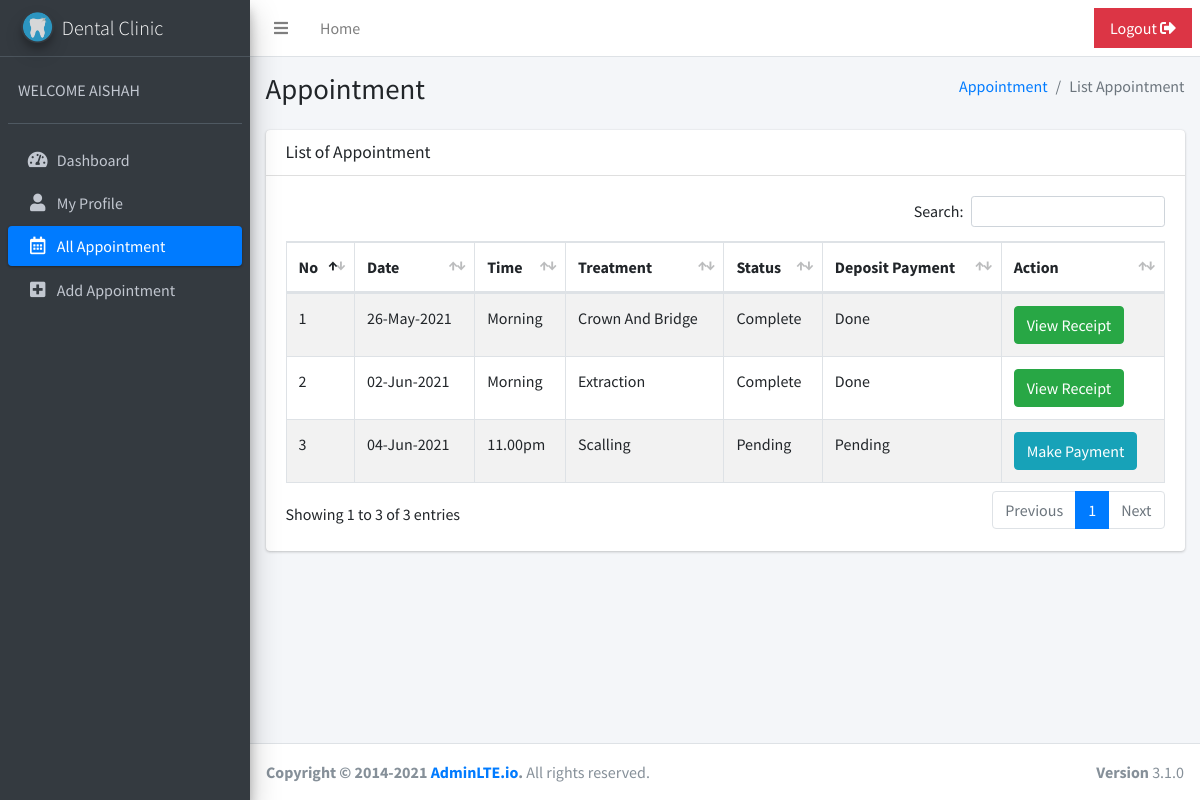
Screenshot of /Patient/app-list.php (signed in) with the database file from the repository.
### tables this page shows
CREATE TABLE `patient` (
  `user_ID` int(3) UNSIGNED NOT NULL,
  `username` varchar(20) NOT NULL,
  `password` varchar(60) NOT NULL,
  `fullname` varchar(100) NOT NULL,
  `IC` varchar(20) NOT NULL,
  `gender` varchar(10) NOT NULL,
  `DOB` date DEFAULT NULL,
  `phoneNo` varchar(20) NOT NULL,
  `email` varchar(50) NOT NULL,
  `address` varchar(100) NOT NULL
);

CREATE TABLE `appointment` (
  `app_ID` int(11) NOT NULL,
  `user_ID` int(3) UNSIGNED NOT NULL,
  `treatment_ID` int(11) DEFAULT 1,
  `date` date NOT NULL,
  `time` varchar(20) NOT NULL,
  `deposit` int(11) NOT NULL DEFAULT 1,
  `receipt_number` varchar(50) DEFAULT NULL,
  `receipt_url` varchar(50) DEFAULT NULL,
  `deposit_amount` float(10,2) NOT NULL DEFAULT 0.00,
  `status` int(11) NOT NULL DEFAULT 1
);

CREATE TABLE `treatment` (
  `treatment_ID` int(11) UNSIGNED NOT NULL,
  `treatment_name` varchar(100) NOT NULL,
  `fees` float NOT NULL
);

### Patient/auth.php (called while the page is built, shortened)
<?php
require "../config.php";
if(isset($_SESSION['role'])){
	$auth_q = $db->query("SELECT * FROM patient WHERE username='$_SESSION[username]'");
	$auth = $auth_q->fetch_assoc();
}else{
	echo "<script>alert('No session found! Please relogin.');window.location='../index.php';</script>";
}
?>

### helper.php (called while the page is built, shortened)
<?php
function PayDeposit($deposit){
  $depo = [
      1 => 'Pending',
      2 => 'Done',
      3 => 'Cancel',
  ];
  return $depo[$deposit];
 }
?>

### Patient/app-list.php (the view, shortened to what this page needs)
<?php require "auth.php";
function appStatus($status){
  $statuses = [
      1 => 'Pending',
      2 => 'Approves',
      3 => 'Complete'
  ];
  return $statuses[$status];
}
$userID=$auth['user_ID'];
  $query= mysqli_query($db, "SELECT * FROM appointment as a LEFT JOIN treatment as t ON t.treatment_ID = a.treatment_ID WHERE a.user_ID = '$userID'");
?>
<!DOCTYPE html>
<html lang="en">
<head>
  <link rel="stylesheet" href="../src/plugins/fontawesome-free/css/all.min.css">
  <link rel="stylesheet" href="../src/plugins/datatables-bs4/css/dataTables.bootstrap4.min.css">
  <link rel="stylesheet" href="../src/plugins/datatables-responsive/css/responsive.bootstrap4.min.css">
  <link rel="stylesheet" href="../src/plugins/datatables-buttons/css/buttons.bootstrap4.min.css">
  <link rel="stylesheet" href="../src/dist/css/adminlte.min.css">
</head>
<body class="hold-transition sidebar-mini">
<div class="wrapper">
  <nav class="main-header navbar navbar-expand navbar-white navbar-light">
    <ul class="navbar-nav">
      <li class="nav-item">
        <a class="nav-link" data-widget="pushmenu" href="#" role="button"><i class="fas fa-bars"></i></a>
      </li>
      <li class="nav-item d-none d-sm-inline-block">
        <a href="index.php" class="nav-link">Home</a>
      </li>
    </ul>
    <ul class="navbar-nav ml-auto">
      <li class="nav-item badge-danger" >
        <a class="nav-link" href="../logout.php" onclick="return confirm('Are you sure?');" style="color: white;">
          Logout <i class="fas fa-sign-out-alt"></i>
        </a>
      </li>
    </ul>
  </nav>
  <aside class="main-sidebar sidebar-dark-primary elevation-4">
    <a href="index.php" class="brand-link">
      <img src="../src/dist/img/icon.png" alt="AdminLTE Logo" class="brand-image img-circle elevation-3" style="opacity: .8">
      <span class="brand-text font-weight-light">Dental Clinic</span>
    </a>
    <div class="sidebar">
      <div class="user-panel mt-3 pb-3 mb-3 d-flex">
        <div class="info">
          <a href="#" class=" d-block"> WELCOME <?php echo "" .  strtoupper($auth['username']); ?> </a>
        </div>
      </div>
     <nav class="mt-2">
        <ul class="nav nav-pills nav-sidebar flex-column" data-widget="treeview" role="menu" data-accordion="false">
        <li class="nav-item">
            <a href="index.php" class="nav-link">
              <i class="nav-icon fas fa-tachometer-alt"></i>
              <p>
                Dashboard
              </p>
            </a>
        </li>
         <li class="nav-item">
            <a href="profile.php" class="nav-link">
              <i class="fas fa-user nav-icon"></i>
              <p>
                My Profile
              </p>
            </a>
         </li>
         <li class="nav-item menu-open">
            <a href="#" class="nav-link active">
              <i class="far fa-calendar-alt nav-icon"></i>
              <p>
                All Appointment
              </p>
            </a>
         </li>
         <li class="nav-item">
            <a href="app-add.php" class="nav-link">
              <i class="fas fa-plus-square nav-icon"></i>
              <p>
                Add Appointment
              </p>
            </a>
         </li>
        </ul>
     </nav>
    </div>
  </aside>
  <div class="content-wrapper">
    <div class="content-header">
      <div class="container-fluid">
        <div class="row mb-2">
          <div class="col-sm-6">
            <h1 class="m-0">Appointment</h1>
          </div>
          <div class="col-sm-6">
            <ol class="breadcrumb float-sm-right">
              <li class="breadcrumb-item"><a href="#">Appointment</a></li>
              <li class="breadcrumb-item active">List Appointment</li>
            </ol>
          </div>
        </div>
      </div>
    </div>
    <section class="content">
      <div class="container-fluid">
        <div class="row">
          <div class="col-12">
            <div class="card">
              <div class="card-header">
                <h3 class="card-title">List of Appointment</h3>
              </div>
              <div class="card-body">
                <table id="example1" class="table table-bordered table-striped table-hover">
                  <thead>
                  <tr>
                    <th>No</th>
                    <th>Date</th>
                    <th>Time</th>
                    <th>Treatment</th>
                    <th>Status</th>
                    <th>Deposit Payment</th>
                    <th>Action</th>
                  </tr>
                  </thead>
                  <tbody>
                    <?php
            $no = 0;
            while ($data = mysqli_fetch_array ($query))
            {
            ?>
                  <tr>
                    <td><?php echo ++$no;?></td>
                    <td><?php echo date("d-M-Y", strtotime($data['date']))?></td>
                    <td><?php echo ucwords($data['time'])?></td>
                    <td><?php echo ucwords($data['treatment_name'])?></td>
                    <td><?php echo appStatus($data['status'])?></td>
                    <td><?php echo PayDeposit($data['deposit'])?></td>
                    <td>
                      <a target="_blank" href="<?= $data['receipt_url']?>" class="btn btn-<?= ($data['deposit'] == 2)? "success" : "info" ?>">
                        <?= ($data['deposit'] == 2)? "View Receipt" : "Make Payment" ?>
                      </a>
                    </td>
                  </tr>
 <?php } ?>
                  </tbody>
                </table>
              </div>
            </div>
          </div>
        </div>
      </div>
    </section>
  </div>
  <footer class="main-footer">
    <div class="float-right d-none d-sm-block">
      <b>Version</b> 3.1.0
    </div>
    <strong>Copyright &copy; 2014-2021 <a href="https://adminlte.io">AdminLTE.io</a>.</strong> All rights reserved.
  </footer>
</div>
</body>
</html>

### rows the page displays
patient: username "AISHAH"
appointment: date "26-May-2021", time "Morning", treatment.treatment_name "Crown And Bridge", status "Complete", deposit "Done", shows "View Receipt"
appointment: date "02-Jun-2021", time "Morning", treatment.treatment_name "Extraction", status "Complete", deposit "Done", shows "View Receipt"
appointment: date "04-Jun-2021", time "11.00pm", treatment.treatment_name "Scalling", status "Pending", deposit "Pending", shows "Make Payment"
